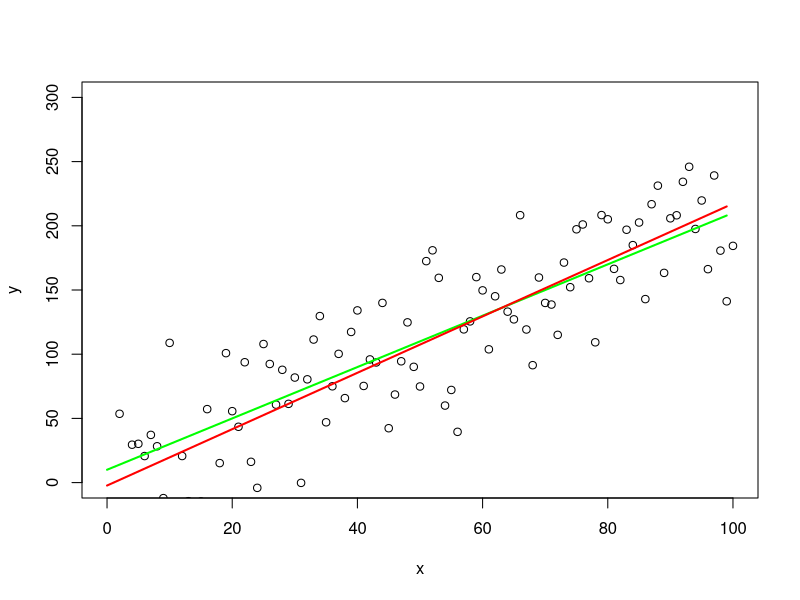

Here is the R script that generated this plot: (Note: this script raises an error after producing the figure.)

####################### Page 63: Lea

x<-seq(0,100,1)

y<-vector(length=length(x))

for (i in 1:length(x)){
  
  y[i]<-2*x[i]+10+rnorm(1,sd=40)
  
}


nom<-0
den<-0

for (i in 1:length(x)) nom<-nom+(x[i]-mean(x))*(y[i]-mean(y))
for (i in 1:length(x)) den<-den+(x[i]-mean(x))^2

yh<-vector(length=length(x)-10)

for (i in 1:(length(x)-10)) yh[i]<-mean(y[i:i+10])

a<-nom/den
b<-mean(y)-a*mean(x)


windows()
plot(x,y,ylim=c(0,300))
par(new=TRUE)
lines(c(x[1],x[100]),c(2*x[1]+10,2*x[100]+10),col='green',lwd=2,ylim=c(0,300))
par(new=TRUE)
lines(c(x[1],x[100]),c(a*x[1]+b,a*x[100]+b),col='red',lwd=2,ylim=c(0,300))
par(new=TRUE)
plot(x[1:89],yh,ylim=c(0,300),type='l',color='blue')
